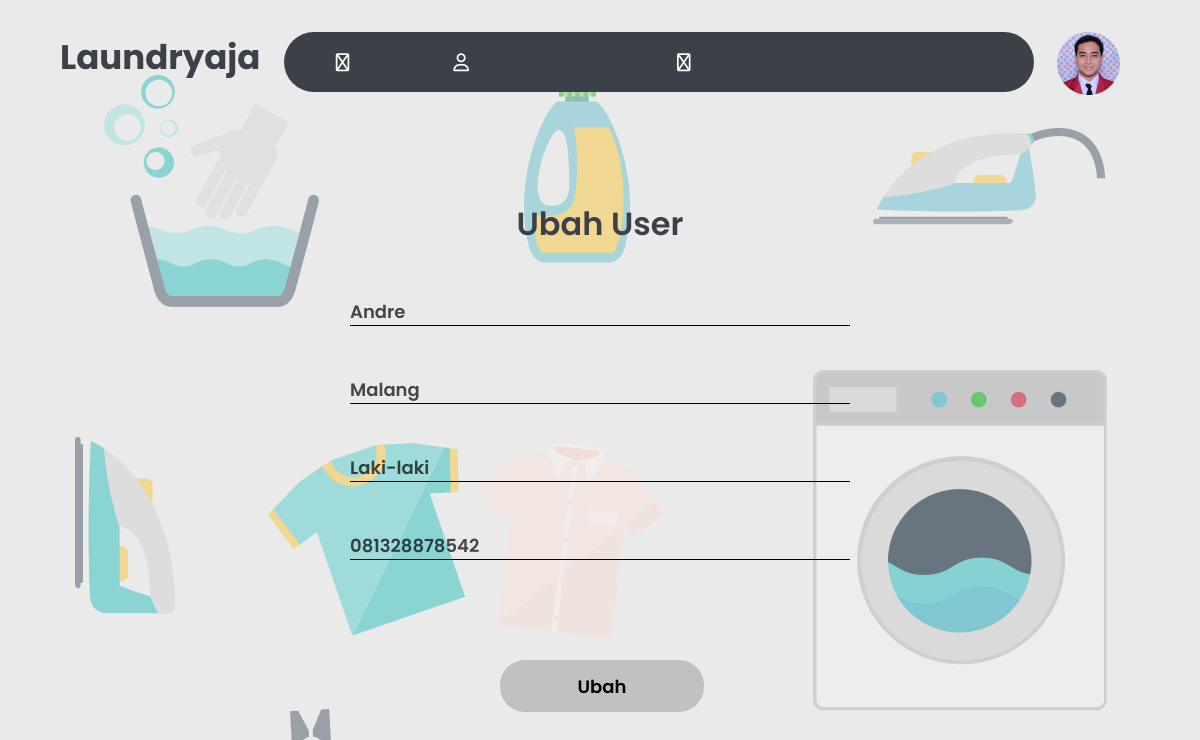
Page /kasir/ubah_user.php?id_member=1 on the committed database.
### tables this page shows
CREATE TABLE `member` (
  `id_member` int(11) NOT NULL,
  `nama` varchar(100) NOT NULL,
  `alamat` text NOT NULL,
  `jenis_kelamin` enum('Laki-laki','Perempuan') NOT NULL,
  `tlp` varchar(15) NOT NULL
);

### kasir/ubah_user.php (the view, shortened to what this page needs)
<?php
    include 'navbar.php';
?>
<!DOCTYPE html>
<html lang="en">
<head>
    <link rel="stylesheet" href="../assets/css/style-ubah-user.css">
</head>
<body>
    <div class="container">
        <div class="login">
            <div class="login-logo">
                <h2>Ubah User</h2>
            </div>
            <?php
            include "../koneksi.php";
            $qry_get_member = mysqli_query($conn, "select * from member where id_member = '" . $_GET['id_member'] . "'");
            $dt_member = mysqli_fetch_array($qry_get_member);
            ?>
            <div class="login-form">
                <form action="proses_ubah_user.php" method="post">
                    <input type="text" id="name" name="nama" value="<?= $dt_member['nama'] ?>">
                    <div class="line-dark"></div>
                    <input type="text" id="address" name="alamat" value="<?= $dt_member['alamat'] ?>">
                    <div class="line-dark"></div>
                    <input type="text" id="gender" name="jenis_kelamin" value="<?= $dt_member['jenis_kelamin'] ?>">
                    <div class="line-dark"></div>
                    <input type="text" id="telp" name="tlp" value="<?= $dt_member['tlp'] ?>">
                    <div class="line-dark"></div>
                    <input type="submit" id="login" value="Ubah">
                </form>
            </div>
        </div>
    </div>
</body>
</html>

### assets/css/style-navbar-kasir.css (style rules this page uses)
* { margin: 0; padding: 0; box-sizing: border-box; font-family: 'poppins'; }
.container { width: 90%; margin: 0 auto; }
body { background-image: url(../img/Login.png); }

### assets/css/style-ubah-user.css (style rules this page uses)
* { margin: 0; padding: 0; box-sizing: border-box; font-family: 'poppins'; }
.container { width: 90%; margin: 0 auto; }
body { background-image: url(../img/Login.png); }
.login { margin: 120px 0; }
.login-logo { display: flex; justify-content: center; }
.login-logo h2 { font-size: 32px; font-weight: 600; color: #3C4048; }
.login-form { margin: 50px 0; display: flex; justify-content: center; }
.login-form #name { width: 500px; font-size: 18px; font-weight: 600; opacity: 70%; border-style: none; background: none; }
.login-form #address { width: 500px; margin-top: 50px; font-size: 18px; font-weight: 600; opacity: 70%; border-style: none; background: none; }
.login-form #gender { width: 500px; margin-top: 50px; font-size: 18px; font-weight: 600; opacity: 70%; border-style: none; background: none; }
.login-form #telp { width: 500px; margin-top: 50px; font-size: 18px; font-weight: 600; opacity: 70%; border-style: none; background: none; }
.login-form #login { margin-left: 150px; margin-top: 100px; font-size: 18px; font-weight: 600; border-style: none; border-radius: 25px; background-color: #c1c1c1; width: 204px; height: 52px; cursor: pointer; }
.line-dark { width: 500px; height: 1px; background-color: #000; border-radius: 50px; }

### rows in the picture
member: nama "Andre", alamat "Malang", jenis_kelamin "Laki-laki", tlp "081328878542"
